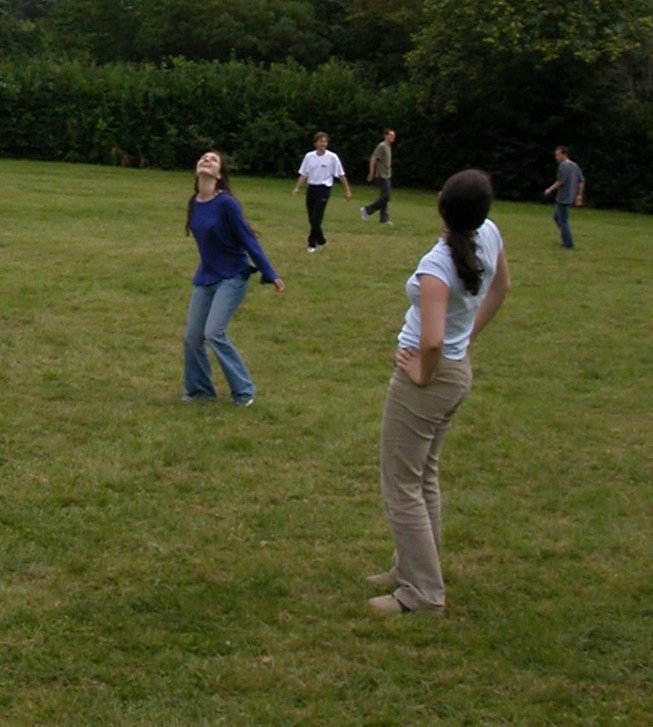
#> input picture lab2/lab2 data/person/crop001208.png, 653 x 727 px
$ python Hog.py
#> lines starting #> are read from the running program, lines starting #| are printed output that depends on the picture; after the words box and inside, x2 and y2 are one past the last pixel; in counts of white or black regions, pixels touching at a corner belong together
import cv2
from skimage import feature, exposure

img = cv2.imread('../lab2 data/person/crop001208.png')
#> img is the input picture: shape (727, 653, 3); mean B, G, R 37.9, 75.9, 72.4
grayimg = cv2.cvtColor(img, cv2.COLOR_BGR2GRAY)
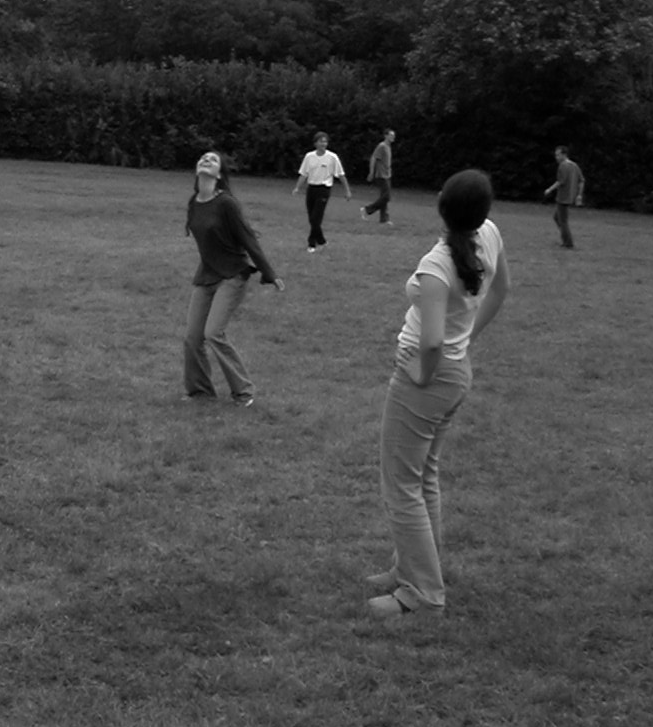
#> grayimg: shape (727, 653); min 0, max 253, mean 70.6
cv2.imshow("Input Image", img)
cv2.waitKey(0)
cv2.destroyAllWindows()


# ****** HOG map of input image ******
_, hog_image = feature.hog(img, orientations=8, pixels_per_cell=(16, 16),
                    cells_per_block=(1, 1), visualize=True, channel_axis=2)
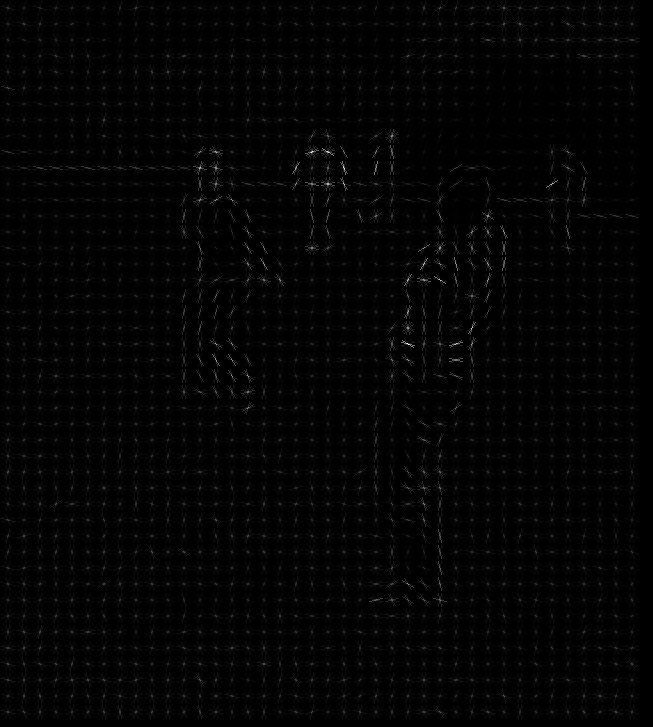
#> hog_image: shape (727, 653) float64; min 0, max 38.89, mean 0.6; drawn with min black and max white

hog_image_rescaled = exposure.rescale_intensity(hog_image, in_range=(0, 10))
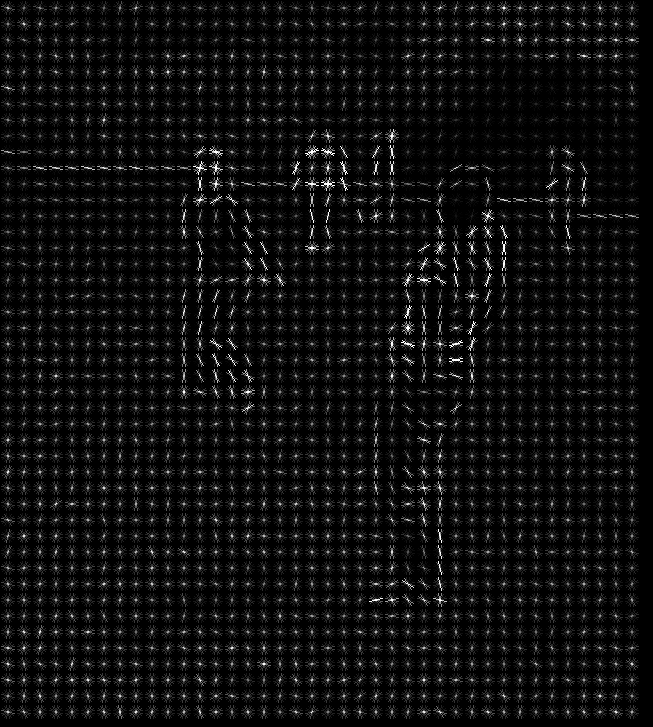
#> hog_image_rescaled: shape (727, 653) float64; min 0, max 1, mean 0.0602

cv2.imshow("HOG", hog_image_rescaled)
cv2.waitKey(0)
cv2.destroyAllWindows()


# ****** Person detection ******

# HOG feature description
hog = cv2.HOGDescriptor()
# build SVM detector
hog.setSVMDetector(cv2.HOGDescriptor_getDefaultPeopleDetector())
# detect pedestrian
(rects, weights) = hog.detectMultiScale(grayimg,
                                        winStride=(4, 4),
                                        padding=(8, 8),
                                        scale=1.25,
                                        useMeanshiftGrouping=False)
#> rects = [[352, 114, 64, 128], [278, 110, 81, 163], [530, 129, 71, 141], [452, 198, 74, 147], [393, 213, 80, 160], [140, 124, 156, 312]]; weights = [1.63, 3.67, 1.62, 0.369, 0.501, 0.871]
for (x, y, w, h) in rects:
    cv2.rectangle(img, (x, y), (x + w, y + h), (0, 255, 0), 2)
#> this loop made 6 passes
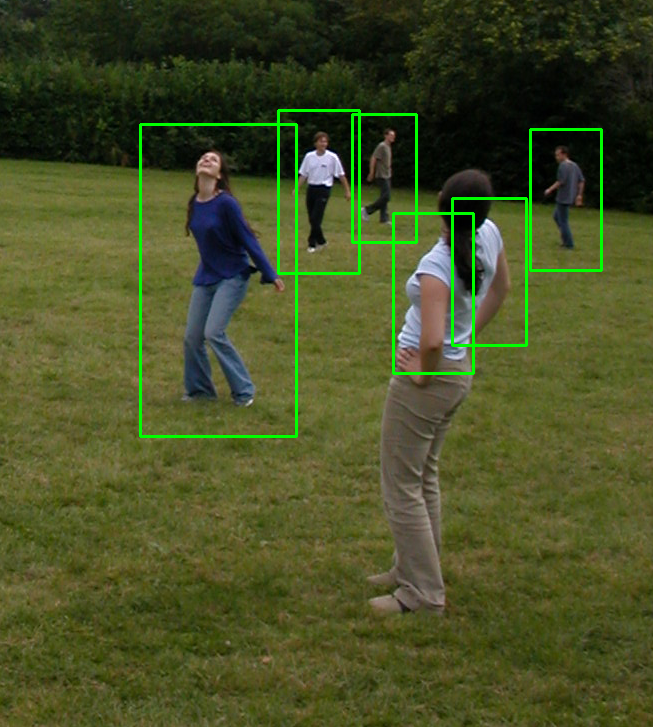
#> img: shape (727, 653, 3); 1.97% of pixels changed, all inside (x1, y1, x2, y2) = (139, 109, 603, 438)

cv2.imshow("Person Detection", img)
cv2.waitKey(0)
cv2.destroyAllWindows()

$ run again, with lab2/lab2 data/person/crop001007.png copied over lab2/lab2 data/person/crop001208.png
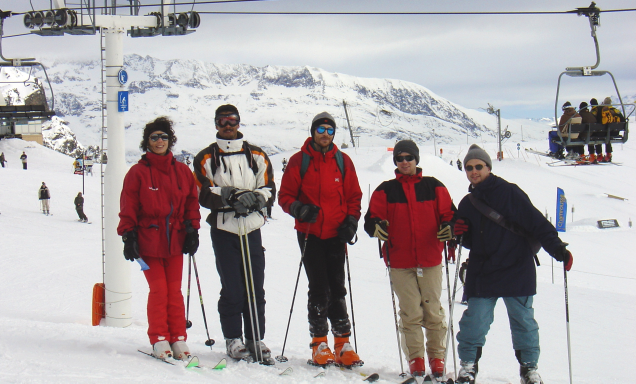
#> input picture lab2/lab2 data/person/crop001007.png, 1272 x 767 px (shown at 1/2 size)
#> img is the input picture: shape (767, 1272, 3); mean B, G, R 168.2, 165.9, 173.1
#> `hog_image_rescaled = exposure.rescale_intensity(hog_image, in_range=(0..`:
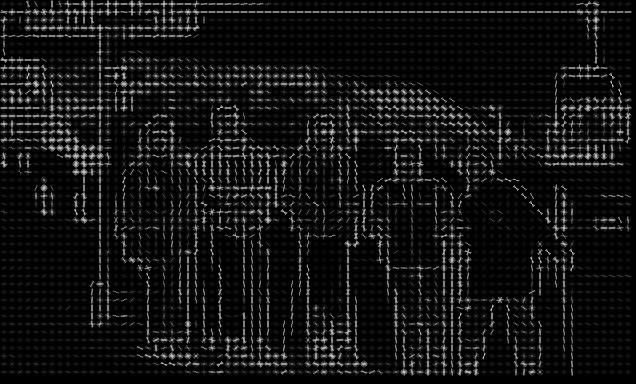
#> hog_image_rescaled: shape (767, 1272) float64 (shown at 1/2 size); min 0, max 1, mean 0.0753
#> rects = [[215, 109, 66, 132], [502, 162, 305, 605], [172, 177, 305, 590]]; weights = [1.37, 2.05, 2.34]
#> the loop `for (x, y, w, h) in rects:` made 3 passes
#> after the loop `for (x, y, w, h) in rects:`:
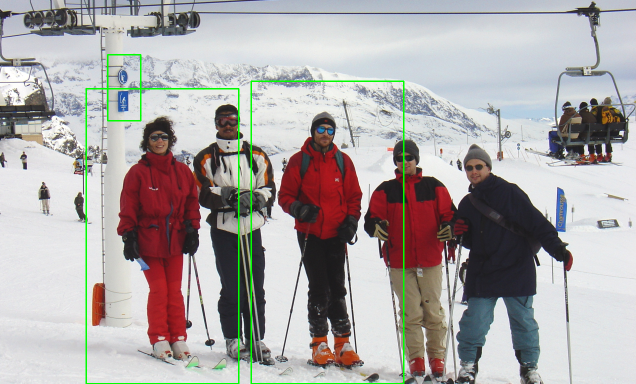
#> img: shape (767, 1272, 3) (shown at 1/2 size); 1.1% of pixels changed, all inside (x1, y1, x2, y2) = (171, 108, 809, 767)
